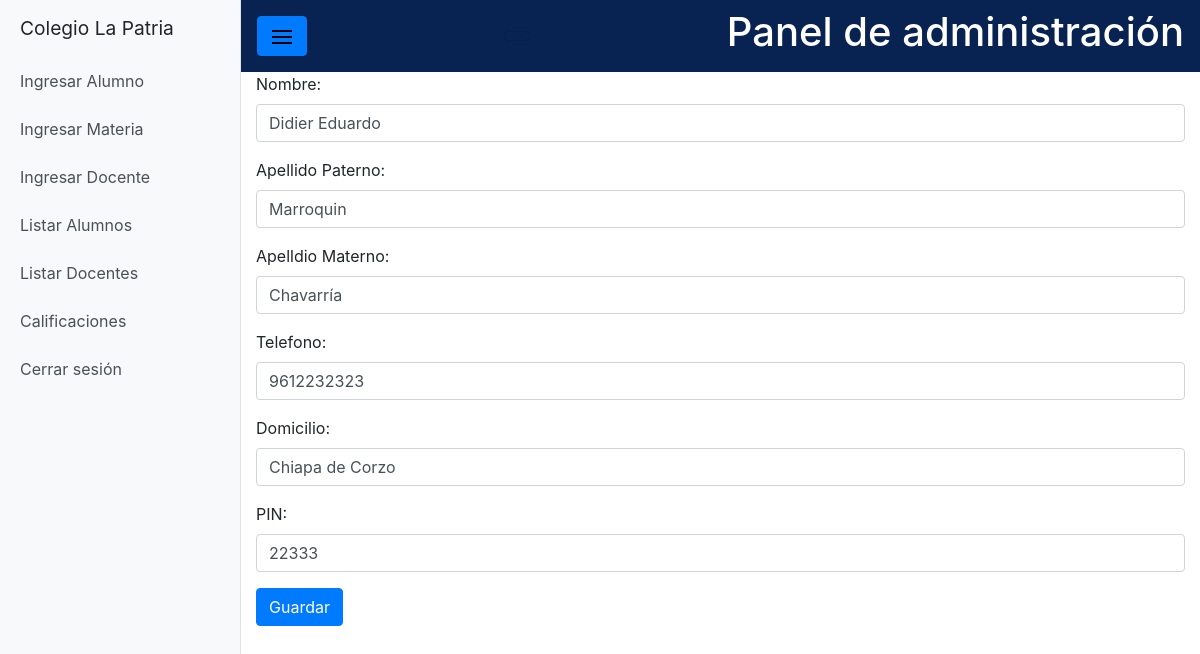
Screenshot of /colegiolapatria/administrador/editar-alumno/3 (signed in) with the database file from the repository.
### sistema/models.py (models this page shows, shortened)
class Alumno(models.Model):
    no_control = models.AutoField(primary_key=True)
    pin = models.IntegerField()
    nombre = models.CharField(max_length=40)
    apellido_paterno = models.CharField(max_length = 20, null = True, blank=True)
    apellido_materno = models.CharField(max_length = 20, null=True , blank = True)
    nivel_educativo = models.CharField(max_length = 20, null=True , blank = True)
    grado = models.IntegerField(default=1)
    telefono = models.CharField(max_length = 10)
    domicilio = models.CharField(max_length=50)
    class Meta:
        verbose_name="alumnos"
        verbose_name_plural="alumnos"

### sistema/views.py (the view)
# urls.py: path('administrador/editar-alumno/<int:pk>', AlumnosUpdate.as_view(), name='editar_alumno'),
class AlumnosUpdate(LoginRequiredMixin,UpdateView):
	model = Alumno
	form_class = ingresarAlumno
	template_name = 'panel_admin/editar_alumno.html'
	success_url = reverse_lazy("alumno:listar_alumnos")

### sistema/forms.py
class ingresarAlumno(forms.ModelForm):
    class Meta:
        model = Alumno
        fields = [
            'nombre',
            'apellido_paterno',
            'apellido_materno',
            'telefono',
            'domicilio',
            'pin',
        ]
        labels ={
            'nombre':'Nombre',
            'apellido_paterno':'Apellido Paterno',
            'apellido_materno':'Apelldio Materno',
            'telefono':'Telefono',
            'domicilio': 'Domicilio',
            'pin':'PIN',
        }
        widgets = {
            'nombre': forms.TextInput(attrs={"class":'form-control'}),
            'apellido_paterno': forms.TextInput(attrs={"class":'form-control'}),
            'apellido_materno': forms.TextInput(attrs={"class":'form-control'}),
            'telefono': forms.TextInput(attrs={'class':'form-control'}),
            'domicilio': forms.TextInput(attrs={'class':'form-control'}),
            'pin': forms.TextInput(attrs={'class':'form-control'}),
                 }

### templates/panel_admin/editar_alumno.html (shortened to what this page needs)
{% extends 'baseadmin.html' %}
{% block content %}
        <form method="POST">
            {{ form.as_p }}
            <button type="submit" class="btn btn-primary">Guardar</button>
          </form>
{%endblock%}

### static/css/css-manual/base.css (style rules this page uses)
body { overflow-x: hidden; }

### rows the page displays
Alumno: nombre "Didier Eduardo", apellido_paterno "Marroquin", apellido_materno "Chavarría", telefono "9612232323", domicilio "Chiapa de Corzo", pin "22333"
